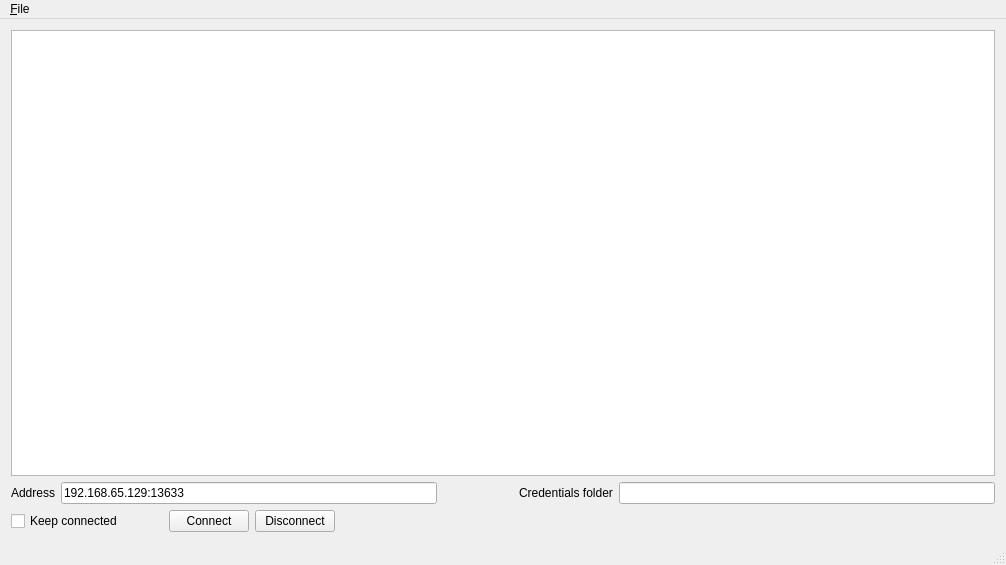
<?xml version="1.0" encoding="UTF-8"?>
<ui version="4.0">
 <class>MainWindow</class>
 <widget class="QMainWindow" name="MainWindow">
  <property name="geometry">
   <rect>
    <x>0</x>
    <y>0</y>
    <width>1006</width>
    <height>565</height>
   </rect>
  </property>
  <property name="windowTitle">
   <string>LinuxNaturallySpeaking Client</string>
  </property>
  <property name="windowIcon">
   <iconset resource="rc.qrc">
    <normaloff>:/icons/icon.png</normaloff>:/icons/icon.png</iconset>
  </property>
  <widget class="QWidget" name="centralWidget">
   <layout class="QVBoxLayout" name="verticalLayout">
    <item>
     <widget class="QTextEdit" name="textEditmain"/>
    </item>
    <item>
     <layout class="QHBoxLayout" name="horizontalLayout" stretch="0,10,2,0,10">
      <item>
       <widget class="QLabel" name="label">
        <property name="text">
         <string>Address</string>
        </property>
       </widget>
      </item>
      <item>
       <widget class="QLineEdit" name="lineEdit_address">
        <property name="text">
         <string>192.168.65.129:13633</string>
        </property>
       </widget>
      </item>
      <item>
       <spacer name="horizontalSpacer_2">
        <property name="orientation">
         <enum>Qt::Horizontal</enum>
        </property>
        <property name="sizeHint" stdset="0">
         <size>
          <width>40</width>
          <height>20</height>
         </size>
        </property>
       </spacer>
      </item>
      <item>
       <widget class="QLabel" name="label_2">
        <property name="text">
         <string>Credentials folder</string>
        </property>
       </widget>
      </item>
      <item>
       <widget class="QLineEdit" name="lineEdit_credentials_folder"/>
      </item>
     </layout>
    </item>
    <item>
     <layout class="QHBoxLayout" name="horizontalLayout_2">
      <item>
       <widget class="QCheckBox" name="checkBox_keepconnected">
        <property name="text">
         <string>Keep connected</string>
        </property>
       </widget>
      </item>
      <item>
       <spacer name="horizontalSpacer">
        <property name="orientation">
         <enum>Qt::Horizontal</enum>
        </property>
        <property name="sizeType">
         <enum>QSizePolicy::Preferred</enum>
        </property>
        <property name="sizeHint" stdset="0">
         <size>
          <width>40</width>
          <height>20</height>
         </size>
        </property>
       </spacer>
      </item>
      <item>
       <widget class="QPushButton" name="pushButton">
        <property name="text">
         <string>Connect</string>
        </property>
       </widget>
      </item>
      <item>
       <widget class="QPushButton" name="pushButton_disconnect">
        <property name="text">
         <string>Disconnect</string>
        </property>
       </widget>
      </item>
      <item>
       <spacer name="horizontalSpacer_3">
        <property name="orientation">
         <enum>Qt::Horizontal</enum>
        </property>
        <property name="sizeHint" stdset="0">
         <size>
          <width>40</width>
          <height>20</height>
         </size>
        </property>
       </spacer>
      </item>
     </layout>
    </item>
   </layout>
  </widget>
  <widget class="QMenuBar" name="menuBar">
   <property name="geometry">
    <rect>
     <x>0</x>
     <y>0</y>
     <width>1006</width>
     <height>31</height>
    </rect>
   </property>
   <widget class="QMenu" name="menu_File">
    <property name="title">
     <string>&amp;File</string>
    </property>
    <addaction name="action_To_system_tray"/>
    <addaction name="action_Quit"/>
   </widget>
   <addaction name="menu_File"/>
  </widget>
  <widget class="QStatusBar" name="statusBar"/>
  <action name="action_Quit">
   <property name="text">
    <string>&amp;Quit</string>
   </property>
  </action>
  <action name="action_To_system_tray">
   <property name="text">
    <string>&amp;To system tray</string>
   </property>
  </action>
 </widget>
 <layoutdefault spacing="6" margin="11"/>
 <resources>
  <include location="rc.qrc"/>
 </resources>
 <connections>
  <connection>
   <sender>action_To_system_tray</sender>
   <signal>triggered()</signal>
   <receiver>MainWindow</receiver>
   <slot>close()</slot>
   <hints>
    <hint type="sourcelabel">
     <x>-1</x>
     <y>-1</y>
    </hint>
    <hint type="destinationlabel">
     <x>502</x>
     <y>282</y>
    </hint>
   </hints>
  </connection>
 </connections>
</ui>
